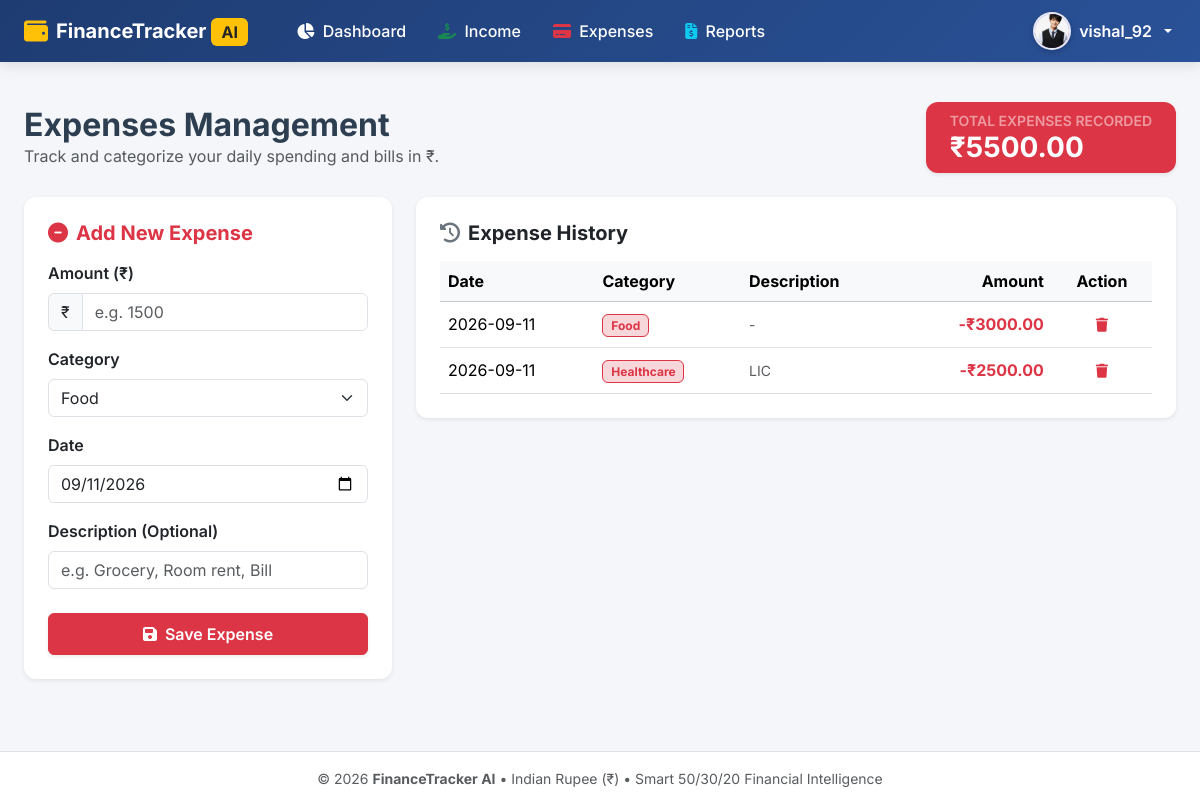
Screenshot of /expenses (signed in) with the database file from the repository.
### tables this page shows
CREATE TABLE users (
                id INTEGER PRIMARY KEY AUTOINCREMENT,
                username TEXT UNIQUE NOT NULL,
                email TEXT UNIQUE NOT NULL,
                password_hash TEXT NOT NULL,
                monthly_budget REAL DEFAULT 0.0,
                created_at TIMESTAMP DEFAULT CURRENT_TIMESTAMP
            , full_name TEXT DEFAULT '', phone TEXT DEFAULT '', occupation TEXT DEFAULT '', profile_pic TEXT DEFAULT '');

CREATE TABLE expenses (
                id INTEGER PRIMARY KEY AUTOINCREMENT,
                user_id INTEGER NOT NULL,
                amount REAL NOT NULL,
                category TEXT NOT NULL,
                date TEXT NOT NULL,
                description TEXT,
                created_at TIMESTAMP DEFAULT CURRENT_TIMESTAMP,
                FOREIGN KEY (user_id) REFERENCES users (id) ON DELETE CASCADE
            );

### app.py (the view)
@app.route("/expense", methods=["GET"])
@app.route("/expenses", methods=["GET"])
@login_required
def expense():
    user_id = session["user_id"]
    db = get_db()
    expenses = db.execute("SELECT * FROM expenses WHERE user_id = ? ORDER BY date DESC", (user_id,)).fetchall()
    total = float(sum(r["amount"] for r in expenses)) if expenses else 0.0
    tpl = "expense.html"
    if not os.path.exists(os.path.join(app.root_path, "templates", "expense.html")):
        if os.path.exists(os.path.join(app.root_path, "templates", "expenses.html")):
            tpl = "expenses.html"
    return render_template(
        tpl,
        expenses=expenses,
        total_expenses=total,
        categories=EXPENSE_CATEGORIES,
        current_date=datetime.now().strftime("%Y-%m-%d")
    )

### app.py (called while the page is built)
def get_db():
    if "db" not in g:
        g.db = sqlite3.connect(DATABASE)
        g.db.row_factory = sqlite3.Row
    return g.db

def login_required(f):
    @wraps(f)
    def decorated_function(*args, **kwargs):
        if "user_id" not in session:
            flash("Please log in to access this page.", "warning")
            return redirect(url_for("login"))
        db = get_db()
        user = db.execute("SELECT id FROM users WHERE id = ?", (session["user_id"],)).fetchone()
        if not user:
            session.clear()
            flash("Session expired. Please log in again.", "warning")
            return redirect(url_for("login"))
        return f(*args, **kwargs)
    return decorated_function

@app.context_processor
def inject_current_user():
    user_id = session.get("user_id")
    if user_id:
        try:
            db = get_db()
            user = db.execute("SELECT * FROM users WHERE id = ?", (user_id,)).fetchone()
            if user:
                return {"current_user": dict(user)}
        except Exception:
            pass
    return {"current_user": None}

### templates/expenses.html (shortened to what this page needs)
{% extends "base.html" %}
{% block content %}
<div class="container-fluid px-lg-4 py-4">
  <div class="d-flex flex-column flex-md-row justify-content-between align-items-md-center mb-4 gap-3">
    <div>
      <h2 class="fw-bold mb-0">Expenses Management</h2>
      <p class="text-muted mb-0">Track and categorize your daily spending and bills in ₹.</p>
    </div>
    <div class="card bg-danger text-white border-0 shadow-sm px-4 py-2">
      <small class="text-white-50 text-uppercase fw-semibold">Total Expenses Recorded</small>
      <h3 class="fw-bold mb-0">₹{{ "%.2f"|format(total_expenses or 0) }}</h3>
    </div>
  </div>
  <div class="row g-4">
    <div class="col-lg-4">
      <div class="card border-0 shadow-sm p-4">
        <h5 class="fw-bold mb-3 text-danger"><i class="fas fa-minus-circle me-2"></i>Add New Expense</h5>
        <form action="{{ url_for('add_expense') }}" method="POST">
          <div class="mb-3">
            <label class="form-label fw-semibold">Amount (₹)</label>
            <div class="input-group">
              <span class="input-group-text bg-light">₹</span>
              <input type="number" step="0.01" name="amount" class="form-control" placeholder="e.g. 1500" required>
            </div>
          </div>
          <div class="mb-3">
            <label class="form-label fw-semibold">Category</label>
            <select name="category" class="form-select" required>
              {% for c in categories %}
                <option value="{{ c }}">{{ c }}</option>
              {% endfor %}
            </select>
          </div>
          <div class="mb-3">
            <label class="form-label fw-semibold">Date</label>
            <input type="date" name="date" class="form-control" value="{{ current_date }}" required>
          </div>
          <div class="mb-4">
            <label class="form-label fw-semibold">Description (Optional)</label>
            <input type="text" name="description" class="form-control" placeholder="e.g. Grocery, Room rent, Bill">
          </div>
          <button type="submit" class="btn btn-danger w-100 py-2 fw-semibold shadow-sm">
            <i class="fas fa-save me-1"></i> Save Expense
          </button>
        </form>
      </div>
    </div>
    <div class="col-lg-8">
      <div class="card border-0 shadow-sm p-4">
        <h5 class="fw-bold mb-3"><i class="fas fa-history text-secondary me-2"></i>Expense History</h5>
        {% if expenses %}
        <div class="table-responsive">
          <table class="table table-hover align-middle mb-0">
            <thead class="table-light">
              <tr>
                <th>Date</th>
                <th>Category</th>
                <th>Description</th>
                <th class="text-end">Amount</th>
                <th class="text-center">Action</th>
              </tr>
            </thead>
            <tbody>
              {% for exp in expenses %}
              <tr>
                <td>{{ exp.date }}</td>
                <td><span class="badge bg-danger-subtle text-danger border border-danger">{{ exp.category }}</span></td>
                <td class="text-muted small">{{ exp.description or '-' }}</td>
                <td class="text-end fw-bold text-danger">-₹{{ "%.2f"|format(exp.amount or 0) }}</td>
                <td class="text-center">
                  <form action="{{ url_for('delete_expense', id=exp.id) }}" method="POST" class="d-inline" onsubmit="return confirm('Delete this expense record?');">
                    <button class="btn btn-sm btn-outline-danger border-0"><i class="fas fa-trash"></i></button>
                  </form>
                </td>
              </tr>
              {% endfor %}
            </tbody>
          </table>
        </div>
        {% else %}
        <div class="text-center py-5 text-muted">
          <i class="fas fa-receipt fs-1 mb-2 text-secondary"></i>
          <p class="mb-0">No expenses recorded yet. Use the form on the left to add your first expense!</p>
        </div>
        {% endif %}
      </div>
    </div>
  </div>
</div>
{% endblock %}

### templates/base.html (shortened to what this page needs)
<!DOCTYPE html>
<html lang="en">
<head>
  <link href="https://cdn.jsdelivr.net/npm/bootstrap@5.3.3/dist/css/bootstrap.min.css" rel="stylesheet">
  <link href="https://cdnjs.cloudflare.com/ajax/libs/font-awesome/6.5.1/css/all.min.css" rel="stylesheet">
</head>
<body class="d-flex flex-column min-vh-100">
  <nav class="navbar navbar-expand-lg navbar-dark navbar-custom py-2 sticky-top">
    <div class="container-fluid px-lg-4">
      <a class="navbar-brand fw-bold d-flex align-items-center gap-2" href="{{ url_for('dashboard') if current_user else url_for('login') }}">
        <i class="fas fa-wallet text-warning fs-4"></i>
        <span>FinanceTracker <span class="badge bg-warning text-dark fs-6">AI</span></span>
      </a>
      <div class="collapse navbar-collapse" id="navbarMain">
        {% if current_user %}
        <ul class="navbar-nav me-auto mb-2 mb-lg-0 ms-lg-3">
          <li class="nav-item">
            <a class="nav-link text-white px-3" href="{{ url_for('dashboard') }}">
              <i class="fas fa-chart-pie me-1"></i> Dashboard
            </a>
          </li>
          <li class="nav-item">
            <a class="nav-link text-white px-3" href="{{ url_for('income') }}">
              <i class="fas fa-hand-holding-usd me-1 text-success"></i> Income
            </a>
          </li>
          <li class="nav-item">
            <a class="nav-link text-white px-3" href="{{ url_for('expense') }}">
              <i class="fas fa-credit-card me-1 text-danger"></i> Expenses
            </a>
          </li>
          <li class="nav-item">
            <a class="nav-link text-white px-3" href="{{ url_for('reports') }}">
              <i class="fas fa-file-invoice-dollar me-1 text-info"></i> Reports
            </a>
          </li>
        </ul>
        <ul class="navbar-nav ms-auto align-items-center">
          <li class="nav-item dropdown">
            <a class="nav-link dropdown-toggle d-flex align-items-center gap-2 text-white p-1" href="#" id="userMenuDropdown" role="button" data-bs-toggle="dropdown" aria-expanded="false">
              {% if current_user.profile_pic %}
                <img src="{{ url_for('static', filename='uploads/' + current_user.profile_pic) }}" alt="Profile" class="avatar-circle">
              {% else %}
                <div class="avatar-circle">
                  {{ (current_user.full_name[0] if current_user.full_name else current_user.username[0]) | upper }}
                </div>
              {% endif %}
              <span class="d-none d-md-inline fw-semibold">
                {{ current_user.full_name if current_user.full_name else current_user.username }}
              </span>
            </a>
          </li>
        </ul>
        {% endif %}
      </div>
    </div>
  </nav>
  <main class="flex-grow-1">
    {% block content %}{% endblock %}
  </main>
  <footer class="bg-white border-top py-3 mt-5 text-center text-muted small">
    <div class="container">
      &copy; 2026 <strong>FinanceTracker AI</strong> &bull; Indian Rupee (₹) &bull; Smart 50/30/20 Financial Intelligence
    </div>
  </footer>
</body>
</html>

### templates/base.html (style rules this page uses)
body { font-family: 'Inter', sans-serif; background-color: #f4f6f9; color: #2c3e50; }
.navbar-custom { background: linear-gradient(135deg, #1e3c72 0%, #2a5298 100%); box-shadow: 0 4px 12px rgba(0, 0, 0, 0.1); }
.nav-link { font-weight: 500; transition: all 0.2s ease; }
.avatar-circle { width: 38px; height: 38px; border-radius: 50%; object-fit: cover; border: 2px solid rgba(255, 255, 255, 0.85); background: linear-gradient(135deg, #667eea 0%, #764ba2 100%); color: #fff; display: inline-flex; align-items: center; justify-content: center; font-weight: 700; font-size: 15px; box-shadow: 0 2px 6px rgba(0, 0, 0, 0.2); }
.card { border: none; border-radius: 12px; box-shadow: 0 4px 15px rgba(0,0,0,0.05); }

### rows the page displays
users: profile_pic (picture), full_name+username "vishal_92"
expenses: date "2026-09-11", category "Food", description "-", amount "3000.00"
expenses: date "2026-09-11", category "Healthcare", description "LIC", amount "2500.00"

### other values shown
{{ "%.2f"|format(total_expenses or 0) }} "5500.00"
form field category "Food"
